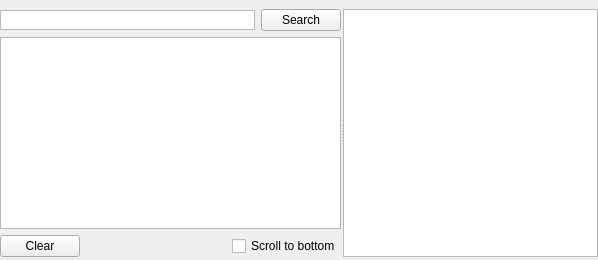
      <widget class="QWidget" name="tab_xmpp">
       <property name="focusPolicy">
        <enum>Qt::NoFocus</enum>
       </property>
       <attribute name="icon">
        <iconset>
         <normaloff>images/xmpp.png</normaloff>images/xmpp.png</iconset>
       </attribute>
       <attribute name="title">
        <string>XMPP</string>
       </attribute>
       <layout class="QHBoxLayout" name="horizontalLayout_20">
        <property name="leftMargin">
         <number>0</number>
        </property>
        <property name="topMargin">
         <number>3</number>
        </property>
        <property name="rightMargin">
         <number>0</number>
        </property>
        <property name="bottomMargin">
         <number>0</number>
        </property>
        <item>
         <widget class="QSplitter" name="xmppSplitter">
          <property name="orientation">
           <enum>Qt::Horizontal</enum>
          </property>
          <property name="handleWidth">
           <number>2</number>
          </property>
          <property name="childrenCollapsible">
           <bool>false</bool>
          </property>
          <widget class="QWidget" name="verticalLayoutWidget_8">
           <layout class="QVBoxLayout" name="verticalLayout_2">
            <property name="leftMargin">
             <number>0</number>
            </property>
            <property name="topMargin">
             <number>6</number>
            </property>
            <property name="rightMargin">
             <number>0</number>
            </property>
            <property name="bottomMargin">
             <number>3</number>
            </property>
            <item>
             <layout class="QHBoxLayout" name="horizontalLayout_15">
              <item>
               <widget class="QTextEdit" name="xmppTextSearch">
                <property name="sizePolicy">
                 <sizepolicy hsizetype="Expanding" vsizetype="Minimum">
                  <horstretch>0</horstretch>
                  <verstretch>0</verstretch>
                 </sizepolicy>
                </property>
                <property name="maximumSize">
                 <size>
                  <width>16777215</width>
                  <height>20</height>
                 </size>
                </property>
                <property name="inputMethodHints">
                 <set>Qt::ImhNone</set>
                </property>
                <property name="verticalScrollBarPolicy">
                 <enum>Qt::ScrollBarAlwaysOff</enum>
                </property>
                <property name="horizontalScrollBarPolicy">
                 <enum>Qt::ScrollBarAlwaysOff</enum>
                </property>
                <property name="acceptRichText">
                 <bool>false</bool>
                </property>
               </widget>
              </item>
              <item>
               <widget class="QPushButton" name="xmppButtonSearch">
                <property name="text">
                 <string>Search</string>
                </property>
               </widget>
              </item>
             </layout>
            </item>
            <item>
             <layout class="QHBoxLayout" name="horizontalLayout_19">
              <item>
               <widget class="QListWidget" name="xmppList">
                <property name="locale">
                 <locale language="English" country="UnitedStates"/>
                </property>
                <property name="textElideMode">
                 <enum>Qt::ElideNone</enum>
                </property>
                <property name="resizeMode">
                 <enum>QListView::Fixed</enum>
                </property>
                <property name="uniformItemSizes">
                 <bool>false</bool>
                </property>
                <property name="wordWrap">
                 <bool>false</bool>
                </property>
               </widget>
              </item>
             </layout>
            </item>
            <item>
             <layout class="QHBoxLayout" name="horizontalLayout_4">
              <item>
               <widget class="QPushButton" name="xmppButtonClear">
                <property name="text">
                 <string>Clear</string>
                </property>
               </widget>
              </item>
              <item>
               <spacer name="horizontalSpacer_0">
                <property name="orientation">
                 <enum>Qt::Horizontal</enum>
                </property>
                <property name="sizeHint" stdset="0">
                 <size>
                  <width>40</width>
                  <height>20</height>
                 </size>
                </property>
               </spacer>
              </item>
              <item>
               <widget class="QCheckBox" name="xmppScrollToBottom">
                <property name="locale">
                 <locale language="English" country="UnitedStates"/>
                </property>
                <property name="text">
                 <string>Scroll to bottom</string>
                </property>
                <property name="checked">
                 <bool>false</bool>
                </property>
               </widget>
              </item>
             </layout>
            </item>
           </layout>
          </widget>
          <widget class="QWidget" name="verticalLayoutWidget_9">
           <layout class="QVBoxLayout" name="verticalLayout_11">
            <property name="leftMargin">
             <number>0</number>
            </property>
            <property name="topMargin">
             <number>6</number>
            </property>
            <property name="rightMargin">
             <number>0</number>
            </property>
            <property name="bottomMargin">
             <number>3</number>
            </property>
            <item>
             <layout class="QVBoxLayout" name="verticalLayout_13">
              <item>
               <widget class="QTextEdit" name="xmppView">
                <property name="lineWrapMode">
                 <enum>QTextEdit::NoWrap</enum>
                </property>
                <property name="acceptRichText">
                 <bool>false</bool>
                </property>
               </widget>
              </item>
             </layout>
            </item>
           </layout>
          </widget>
         </widget>
        </item>
       </layout>
      </widget>
